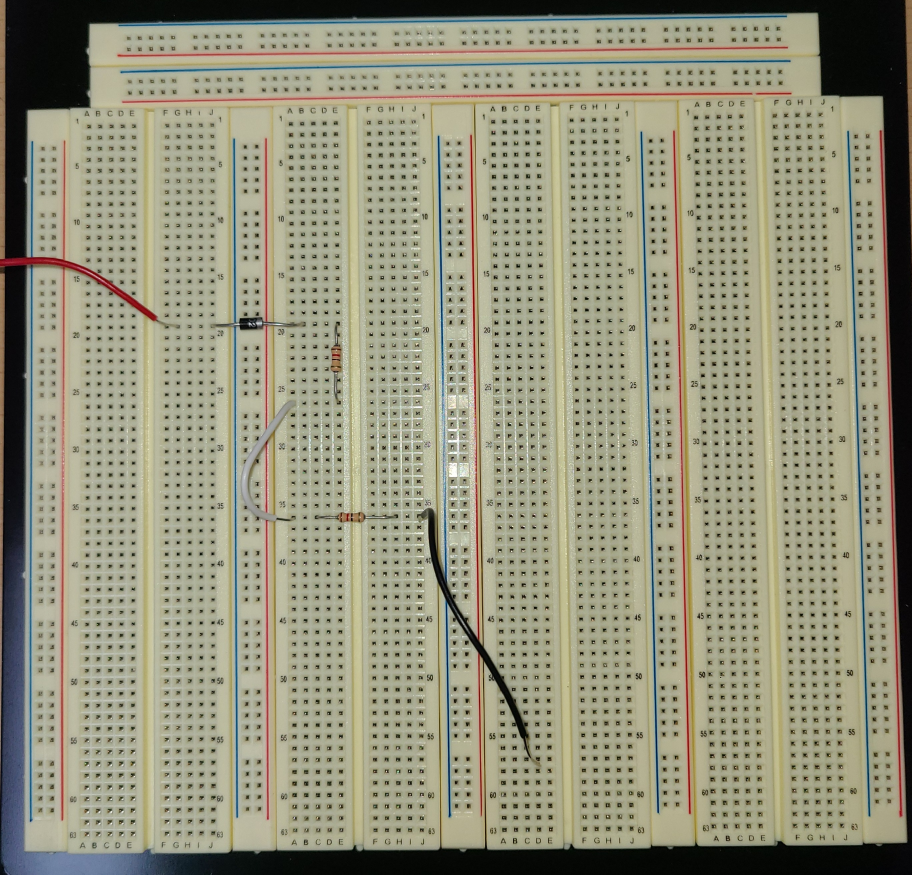
#> input picture temp/breadboard18.JPG, 2735 x 2624 px, found by its file name (shown at 1/3 size)
$ python hole_detection_test2.py
#> lines starting #> are read from the running program, lines starting #| are printed output that depends on the picture; after the words box and inside, x2 and y2 are one past the last pixel; in counts of white or black regions, pixels touching at a corner belong together
import cv2
import numpy as np
import matplotlib.pyplot as plt

###########################################
# ① 구멍 검출 관련 함수들
###########################################
def filter_valid_holes(contours, draw=False, image=None, return_stats=False):
    hole_centers = []
    circularities = []
    aspect_ratios = []
    for cnt in contours:
        area = cv2.contourArea(cnt)
        if area <= 5 or area > 150:
            continue
        x, y, w, h = cv2.boundingRect(cnt)
        aspect_ratio = float(w) / h
        if aspect_ratio < 0.5 or aspect_ratio > 1.5:
            continue
        perimeter = cv2.arcLength(cnt, True)
        if perimeter == 0:
            continue
        circularity = 4 * np.pi * area / (perimeter ** 2)
        if circularity < 0.1:
            continue
        M = cv2.moments(cnt)
        if M["m00"] == 0:
            continue
        cx = int(M["m10"] / M["m00"])
        cy = int(M["m01"] / M["m00"])
        hole_centers.append((cx, cy))
        circularities.append(circularity)
        aspect_ratios.append(aspect_ratio)

        if draw and image is not None:
            epsilon = 0.02 * perimeter
            approx = cv2.approxPolyDP(cnt, epsilon, True)
            cv2.circle(image, (cx, cy), 3, (0, 255, 0), -1)
            cv2.drawContours(image, [approx], -1, (255, 0, 0), 2)

    if return_stats:
        return hole_centers, circularities, aspect_ratios
    else:
        return hole_centers

def find_best_threshold_params(gray_img, block_sizes, c_values):
    blurred = cv2.GaussianBlur(gray_img, (5, 5), 0)
    best_score = -np.inf
    best_params = (None, None)
    for block_size in block_sizes:
        for c_val in c_values:
            thresh = cv2.adaptiveThreshold(
                blurred, 255, cv2.ADAPTIVE_THRESH_MEAN_C,
                cv2.THRESH_BINARY_INV, block_size, c_val
            )
            contours, _ = cv2.findContours(thresh, cv2.RETR_EXTERNAL, cv2.CHAIN_APPROX_SIMPLE)
            hole_centers, circularities, aspect_ratios = filter_valid_holes(contours, return_stats=True)
            valid = len(hole_centers)
            if valid == 0:
                continue
            mean_circ = np.mean(circularities)
            mean_ar = np.mean(aspect_ratios)
            noise_ratio = 1 - (valid / len(contours)) if contours else 1
            score = (
                0.5 * (1 - abs(mean_circ - 0.785)) +
                0.3 * (1 - abs(mean_ar - 1.0)) -
                0.2 * noise_ratio
            )
            if score > best_score:
                best_score = score
                best_params = (block_size, c_val)
                print(f"✅ New best → B={block_size}, C={c_val}, valid={valid}, score={score:.3f}")
            else:
                print(f"⏺ B={block_size}, C={c_val}, valid={valid}, score={score:.3f}")
    return best_params

def detect_breadboard_holes_no_illumination(image_path, debug=False):
#> called with image_path = 'breadboard18.jpg', debug = True
    image = cv2.imread(image_path)
#> image is the input picture: shape (2624, 2735, 3); mean B, G, R 123.9, 146.6, 148.2
    if image is None:
        raise ValueError("이미지 파일을 찾지 못했습니다.")
    gray = cv2.cvtColor(image, cv2.COLOR_BGR2GRAY)
    clahe = cv2.createCLAHE(clipLimit=2.0, tileGridSize=(8, 8))
    gray = clahe.apply(gray)
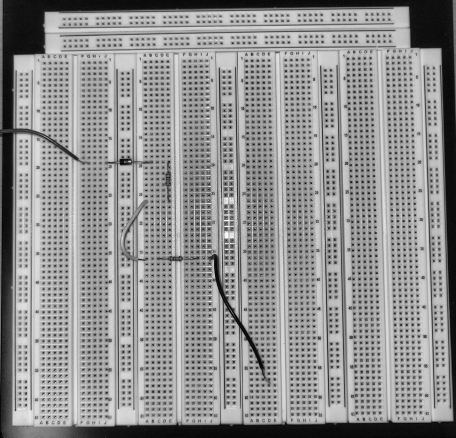
#> gray: shape (2624, 2735) (shown at 1/6 size); min 0, max 255, mean 145.4
    best_block, best_c = find_best_threshold_params(gray, [11, 15, 19], [0, 5, 10, 15])
#> after the loop in find_best_threshold_params, `for block_size in block_sizes:`:
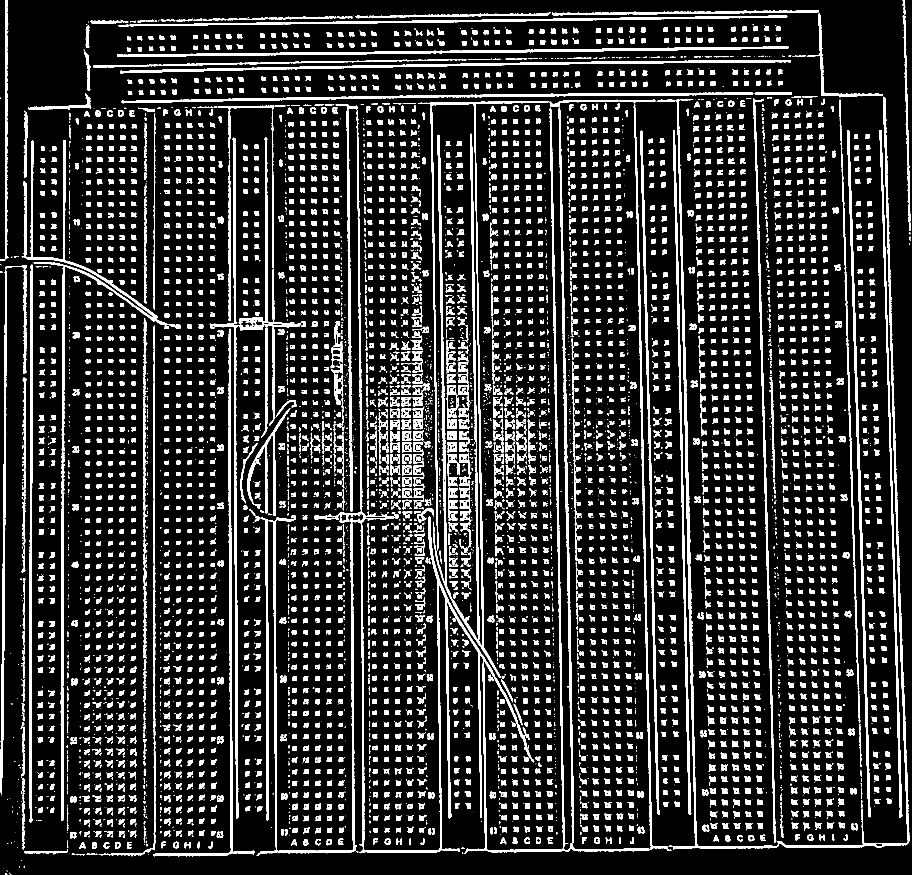
#> thresh: shape (2624, 2735) (shown at 1/3 size); 15.1% white; 7034 white regions (2788 under 20 px)
#> after the loop in find_best_threshold_params, `for block_size in block_sizes:`: best_params = (19, 15); best_score = 0.58
#> best_block = 19; best_c = 15
    if best_block is None:
        raise RuntimeError("적절한 threshold 조합을 찾지 못했습니다.")
    print(f"[자동선택] Best Threshold Params → blockSize={best_block}, C={best_c}")
#| [자동선택] Best Threshold Params → blockSize=19, C=15
    blurred = cv2.GaussianBlur(gray, (5, 5), 0)
    thresh = cv2.adaptiveThreshold(
        blurred, 255, cv2.ADAPTIVE_THRESH_MEAN_C,
        cv2.THRESH_BINARY_INV, best_block, best_c
    )
    detected_image = cv2.cvtColor(image.copy(), cv2.COLOR_BGR2RGB)
    contours, _ = cv2.findContours(thresh, cv2.RETR_EXTERNAL, cv2.CHAIN_APPROX_SIMPLE)
#> contours = 7033 contours, 3146 with area under 20; largest, box (x1, y1, x2, y2) and area: (1254, 303, 1646, 2033) 28282, (1970, 290, 2729, 2550) 26666, (943, 1534, 1603, 2562) 23199, (1463, 311, 2014, 2557) 20932, (629, 413, 918, 2455) 20544
    hole_centers = filter_valid_holes(contours, draw=True, image=detected_image)
    if debug:
        block_sizes = [11, 15, 19]
        c_values = [0, 5, 10, 15]
        plt.figure(figsize=(len(c_values) * 3, len(block_sizes) * 3))
        for row_idx, block_size in enumerate(block_sizes):
            for col_idx, c_val in enumerate(c_values):
                temp_thresh = cv2.adaptiveThreshold(
                    blurred, 255, cv2.ADAPTIVE_THRESH_MEAN_C,
                    cv2.THRESH_BINARY_INV, block_size, c_val
                )
                idx = row_idx * len(c_values) + col_idx + 1
                plt.subplot(len(block_sizes), len(c_values), idx)
                plt.imshow(temp_thresh, cmap='gray')
                plt.title(f"B={block_size}, C={c_val}")
                plt.axis('off')
        plt.suptitle("Threshold Results by blockSize and C")
        plt.tight_layout()
        plt.show()
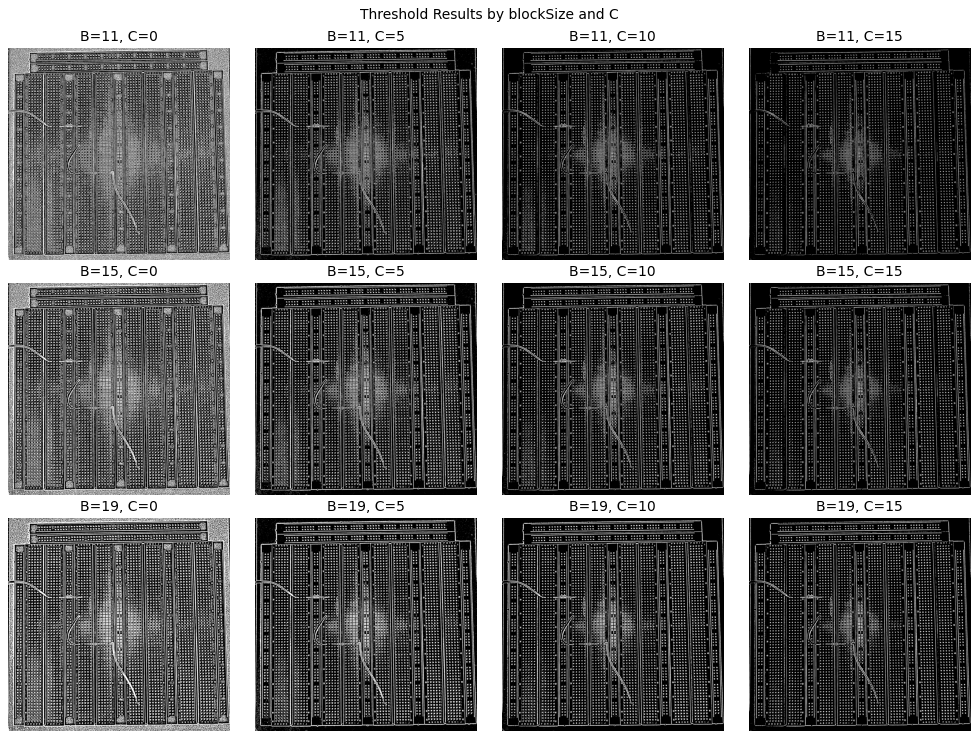
#> figure drawn by matplotlib, 12 panels
    return hole_centers, detected_image

###########################################
# ② 행 그룹화 및 병합 (get_merged_row_groups)
###########################################
def get_merged_row_groups(holes, y_threshold=15):
    """
    검출된 구멍들을 y 좌표 기준으로 정렬하고, 인접한 구멍의 중앙 y 차이가 y_threshold 미만이면 하나의 행으로 병합.
    위쪽(작은 y)부터 번호를 부여한 리스트를 반환.
    반환 형식: [(row_number, [ (x, y), ... ], median_y), ...]
    """
    sorted_holes = sorted(holes, key=lambda p: p[1])
    groups = []
    for pt in sorted_holes:
        if not groups:
            groups.append([pt])
        else:
            current_group = groups[-1]
            median_y = np.median([p[1] for p in current_group])
            if abs(pt[1] - median_y) < y_threshold:
                current_group.append(pt)
            else:
                groups.append([pt])
    row_groups = []
    for group in groups:
        sorted_group = sorted(group, key=lambda p: p[0])
        median_y = np.median([p[1] for p in sorted_group])
        row_groups.append((sorted_group, median_y))
    row_groups.sort(key=lambda x: x[1])
    numbered_groups = [(i, group, median_y) for i, (group, median_y) in enumerate(row_groups)]
    return numbered_groups

###########################################
# ③ 최적의 y_threshold 값 탐색 (목표: 67행, 각 행 목표 구멍 수: 행별 패턴 적용)
###########################################
def get_target_holes(row_number):
    # 행 번호에 따라 목표 구멍 개수가 다름
    if row_number < 5:
        return 50
    elif 5 <= row_number <= 64:
        remainder = (row_number - 5) % 6
        return 40 if remainder == 5 else 50
    else:
        return 40

def find_optimal_y_threshold(holes, target_rows=67, target_holes=50, y_threshold_range=(5, 30), step=0.5):
    best_score = float('inf')
    best_threshold = None
    best_groups = None

    for th in np.arange(y_threshold_range[0], y_threshold_range[1] + step, step):
        groups = get_merged_row_groups(holes, y_threshold=th)
        num_rows = len(groups)
        total_deviation = 0
        # 각 그룹마다 목표 구멍 수와 실제 구멍 수의 차이를 합산
        for i, (_, group, _) in enumerate(groups):
            total_deviation += abs(len(group) - target_holes)
        avg_deviation = total_deviation / num_rows if num_rows != 0 else float('inf')
        score = abs(num_rows - target_rows) + avg_deviation
        if score < best_score:
            best_score = score
            best_threshold = th
            best_groups = groups
            print(f"y_threshold={th:.2f} -> rows={num_rows}, avg_deviation={avg_deviation:.2f}, score={score:.2f}")
    return best_threshold, best_groups, best_score

###########################################
# ④ 불완전한 행에 대한 보간 함수 (잘 검출된 행의 x축 좌표 기준 보간)
#     - 각 행에 대해 목표 구멍 수는 get_target_holes(row_number)로 결정.
#     - 보간 기준: 불완전한 행(구멍 수가 min_required 이상, 목표 미만)에 대해,
#       현재 행과 목표 값이 같은 '잘 검출된 행' (즉, 실제 구멍 수와 목표 구멍 수의 차이가 허용 오차 이내인 행) 중
#       y축 중앙값 차이가 가장 작은 행을 기준으로 x 좌표 분포를 가져와 보간.
###########################################
def interpolate_incomplete_rows_ref(row_groups, min_required=20, tolerance=10):
    # 잘 검출된 행: 실제 구멍 수와 목표 구멍 수 차이가 tolerance 이내인 행들.
    well_detected_rows = [grp for grp in row_groups if abs(len(grp[1]) - get_target_holes(grp[0])) <= tolerance]

    new_groups = []
    for row_number, group, median_y in row_groups:
        target = get_target_holes(row_number)
        if len(group) >= min_required and len(group) < target:
            # 현재 행과 같은 목표를 가진 well detected 행들 후보 추출
            candidate_rows = [grp for grp in well_detected_rows if get_target_holes(grp[0]) == target]
            if not candidate_rows:
                candidate_rows = well_detected_rows
            if candidate_rows:
                # y축 중앙값 차이가 가장 작은 후보 행 선택
                dists = [abs(median_y - comp[2]) for comp in candidate_rows]
                closest_idx = np.argmin(dists)
                ref_group = candidate_rows[closest_idx][1]
                ref_x_positions = sorted([pt[0] for pt in ref_group])
                # 만약 후보 행이 이미 목표 구멍 수를 만족한다면 그대로 사용
                if len(ref_x_positions) == target:
                    ideal_x_positions = ref_x_positions
                else:
                    # 그렇지 않으면 후보 행의 x 좌표 범위로 보간
                    x_min, x_max = ref_x_positions[0], ref_x_positions[-1]
                    ideal_x_positions = np.linspace(x_min, x_max, target)
            else:
                # 후보 행이 없으면 현재 행의 x 범위를 이용
                group_sorted = sorted(group, key=lambda p: p[0])
                x_min, x_max = group_sorted[0][0], group_sorted[-1][0]
                ideal_x_positions = np.linspace(x_min, x_max, target)
            # 보간된 행: 중앙 y 값은 현재 행의 median_y, 보간 플래그 True
            new_group = [(float(x), median_y) for x in ideal_x_positions]
            new_groups.append((row_number, new_group, median_y, True))
        else:
            new_groups.append((row_number, group, median_y, False))
    return new_groups

###########################################
# ⑤ 결과 시각화 함수들 (보간된 행은 점 크기를 키우고 색상 변경)
###########################################
def draw_processed_holes(detected_img, processed_rows):
    proc_image = detected_img.copy()
    for row_number, pts, median_y, is_interp in processed_rows:
        for (x, y) in pts:
            if is_interp:
                cv2.circle(proc_image, (int(x), int(y)), 5, (0, 0, 255), -1)  # 보간: 빨간색, 크기 5
            else:
                cv2.circle(proc_image, (int(x), int(y)), 2, (255, 0, 255), -1)
        if pts:
            x0, y0 = pts[0]
            cv2.putText(proc_image, f"Row {row_number}", (int(x0)-30, int(y0)),
                        cv2.FONT_HERSHEY_SIMPLEX, 0.5, (0, 255, 255), 2)
    return proc_image

# [30 lines left out: functions plot_hole_scatter, plot_clustered_rows, not called in this run]

###########################################
# ⑥ 메인 실행: 구멍 검출, 행 그룹화, 최적 파라미터 탐색, 보간 및 시각화
###########################################
if __name__ == '__main__':
    image_file = "breadboard18.jpg"
    # 구멍 검출: 원본 이미지에 검출된 구멍 표시 (draw=True)
    holes, detected_image = detect_breadboard_holes_no_illumination(image_file, debug=True)
    print(f"검출된 구멍 개수: {len(holes)}")
#| 검출된 구멍 개수: 2693

    # 최적의 y_threshold 찾기 (목표: 67행)
    target_rows = 67
    best_threshold, best_groups, best_score = find_optimal_y_threshold(
        holes,
        target_rows=target_rows,
        target_holes=50,  # 여기서 50은 완전 행의 기준으로 사용
        y_threshold_range=(5, 30),
        step=0.5
    )
#> the loop in find_optimal_y_threshold, `for th in np.arange(y_threshold_range[0], y_threshold_range[1] + step,..` made 51 passes
#| y_threshold=5.00 -> rows=270, avg_deviation=40.03, score=243.03
#| y_threshold=5.50 -> rows=229, avg_deviation=38.24, score=200.24
#| y_threshold=6.00 -> rows=219, avg_deviation=37.70, score=189.70
#| y_threshold=6.50 -> rows=194, avg_deviation=36.12, score=163.12
#| y_threshold=7.00 -> rows=188, avg_deviation=35.68, score=156.68
#> (further printed lines are left out)
    print(f"최적의 y_threshold: {best_threshold:.2f} (score={best_score:.2f})")
#| 최적의 y_threshold: 22.00 (score=17.06)

    print(f"병합된 행 그룹 수: {len(best_groups)}")
#| 병합된 행 그룹 수: 67
    for row_number, group, median_y in best_groups:
        print(f"Row {row_number}: 구멍 개수={len(group)}, median_y={median_y}")
#> this loop made 67 passes
#> median_y on passes 2, 3, 5, 6, 7, 8, 9, 10: 109, 139, 234, 265, 326, 374, 412, 445
#> (printed output is left out)

    # 불완전한 행(구멍 20개 이상, 목표 미만)에 대해 보간 적용
    interpolated_groups = interpolate_incomplete_rows_ref(best_groups, min_required=20, tolerance=5)
#> the loop in interpolate_incomplete_rows_ref, `for row_number, group, median_y in row_groups:` made 67 passes

    # 보간 적용된 결과를 원본 이미지 위에 표시 (보간된 행은 원래 점보다 크게 표시됨)
    proc_image = draw_processed_holes(detected_image.copy(), interpolated_groups)
#> the loop in draw_processed_holes, `for row_number, pts, median_y, is_interp in processed_rows:` made 67 passes
#> after the loop in draw_processed_holes, `for row_number, pts, median_y, is_interp in processed_rows:`:
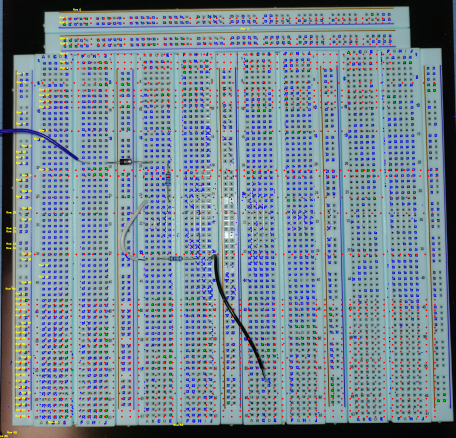
#> proc_image: shape (2624, 2735, 3) (shown at 1/6 size); mean of channels 0, 1, 2 149.8, 138.6, 122.3; drawn as B, G, R

    scale_percent = 50

    # 이미지의 현재 가로, 세로 크기 가져오기
    width = int(detected_image.shape[1] * scale_percent / 100)
    height = int(detected_image.shape[0] * scale_percent / 100)
    dim = (width, height)

    # 이미지 리사이징
    resized_image = cv2.resize(detected_image, dim, interpolation=cv2.INTER_LINEAR)
    # (1) 보간 처리되지 않은 원본 검출 결과 이미지와 보간 처리된 이미지 출력
    cv2.imshow("Non-Interpolated Detected Image", cv2.cvtColor(resized_image, cv2.COLOR_RGB2BGR))
    cv2.imshow("Processed Rows with Interpolation", cv2.cvtColor(proc_image, cv2.COLOR_RGB2BGR))
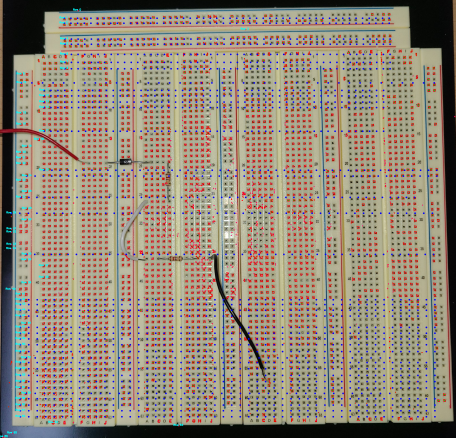
#> window 'Processed Rows with Interpolat': shape (2624, 2735, 3) (shown at 1/6 size); mean B, G, R 122.3, 138.6, 149.8
    cv2.waitKey(0)
    cv2.destroyAllWindows()

    # (2) Scatter plot: 각 행별로 다른 색상으로 표시
    plt.figure(figsize=(8, 6))
    num_rows = len(interpolated_groups)
    for row_number, pts, median_y, is_interp in interpolated_groups:
        if pts:  # 행에 점이 있을 경우에만 처리
            xs, ys = zip(*pts)
            # 행 번호에 따라 0~1 범위의 값으로 정규화하고, colormap에서 색상 할당
            color = plt.cm.nipy_spectral(row_number / num_rows)
            plt.scatter(xs, ys, s=10, c=[color])
#> this loop made 67 passes
    plt.gca().invert_yaxis()
    plt.title("Scatter Plot of Holes by Row")
    plt.xlabel("X")
    plt.ylabel("Y")
    plt.grid(True)
    plt.show()
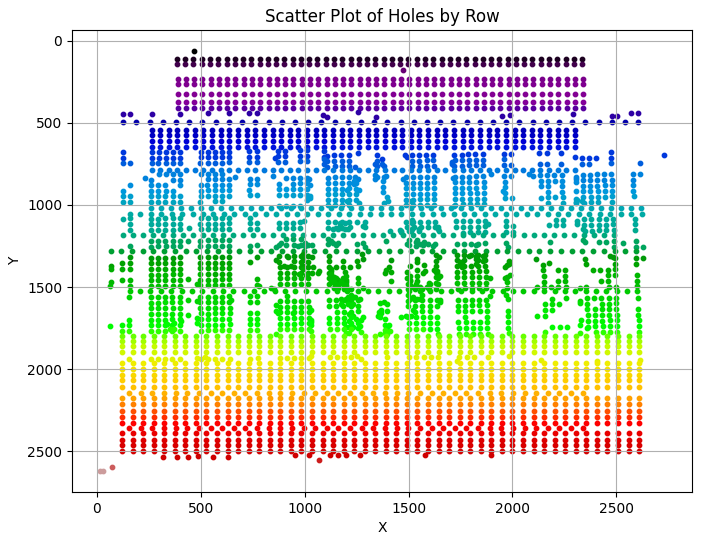
#> figure drawn by matplotlib, 1 panel
